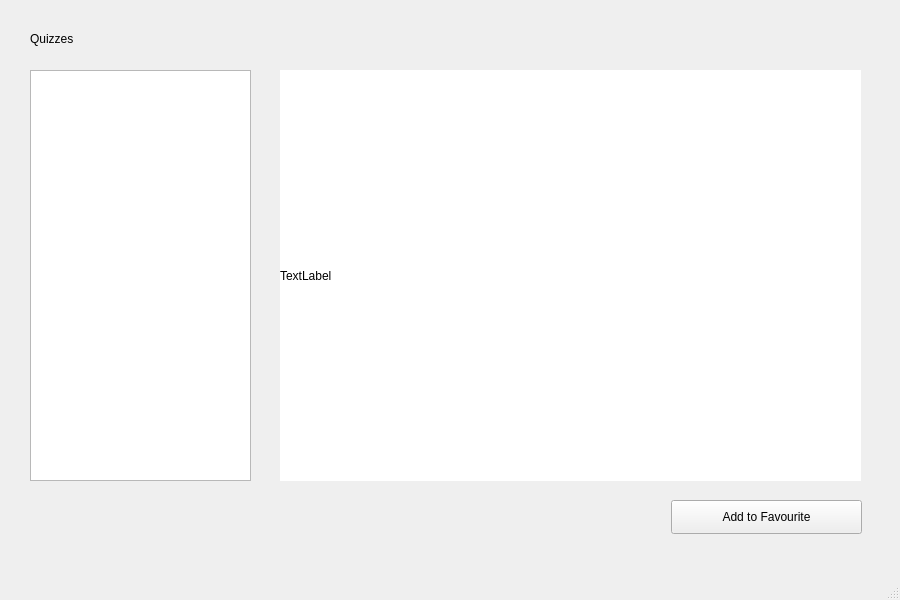
<?xml version="1.0" encoding="UTF-8"?>
<ui version="4.0">
 <class>MainWindow</class>
 <widget class="QMainWindow" name="MainWindow">
  <property name="geometry">
   <rect>
    <x>0</x>
    <y>0</y>
    <width>900</width>
    <height>600</height>
   </rect>
  </property>
  <property name="windowTitle">
   <string>Content</string>
  </property>
  <widget class="QWidget" name="centralwidget">
   <widget class="QLabel" name="materialLabel">
    <property name="geometry">
     <rect>
      <x>30</x>
      <y>20</y>
      <width>124</width>
      <height>38</height>
     </rect>
    </property>
    <property name="styleSheet">
     <string notr="true">font: 75 16pt &quot;Verdana&quot;;</string>
    </property>
    <property name="text">
     <string>Quizzes</string>
    </property>
   </widget>
   <widget class="QPushButton" name="favButton">
    <property name="geometry">
     <rect>
      <x>671</x>
      <y>500</y>
      <width>191</width>
      <height>34</height>
     </rect>
    </property>
    <property name="text">
     <string>Add to Favourite</string>
    </property>
   </widget>
   <widget class="QListWidget" name="quizList">
    <property name="geometry">
     <rect>
      <x>30</x>
      <y>70</y>
      <width>221</width>
      <height>411</height>
     </rect>
    </property>
   </widget>
   <widget class="QLabel" name="tempArea">
    <property name="geometry">
     <rect>
      <x>280</x>
      <y>70</y>
      <width>581</width>
      <height>411</height>
     </rect>
    </property>
    <property name="styleSheet">
     <string notr="true">background-color: rgb(255, 255, 255);</string>
    </property>
    <property name="text">
     <string>TextLabel</string>
    </property>
   </widget>
  </widget>
  <widget class="QStatusBar" name="statusbar"/>
 </widget>
 <resources/>
 <connections/>
</ui>
